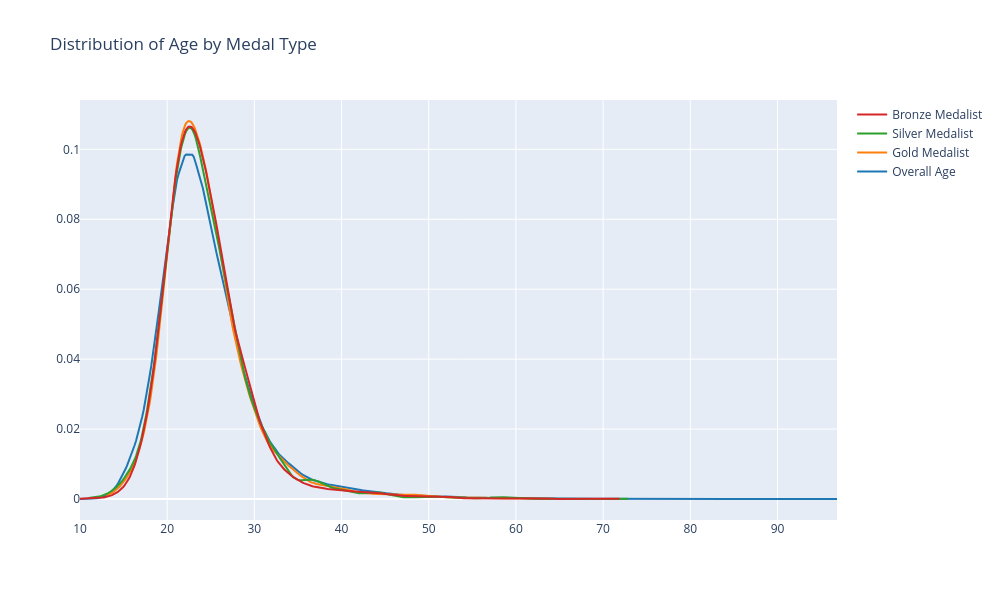

Notebook code cell kept with this figure:
### Markdown cell above
---
## 6. Athlete-wise Analysis

### Code cell
athlete_df = df.drop_duplicates(subset=['Name', 'region'])

x1 = athlete_df['Age'].dropna()
x2 = athlete_df[athlete_df['Medal'] == 'Gold']['Age'].dropna()
x3 = athlete_df[athlete_df['Medal'] == 'Silver']['Age'].dropna()
x4 = athlete_df[athlete_df['Medal'] == 'Bronze']['Age'].dropna()

fig = ff.create_distplot(
    [x1, x2, x3, x4],
    ['Overall Age', 'Gold Medalist', 'Silver Medalist', 'Bronze Medalist'],
    show_hist=False, show_rug=False
)
fig.update_layout(title='Distribution of Age by Medal Type',
                  autosize=False, width=1000, height=600)
fig.show()

### Figure 1 — Plotly figure (JSON) as saved in the notebook; plotly's stock layout.template omitted (floating-point values rounded to 4 significant figures; data arrays with more than 128 entries replaced by an {"elided": "..."} marker saying what was removed)
{"data": [{"legendgroup": "Overall Age", "marker": {"color": "rgb(31, 119, 180)"}, "mode": "lines", "name": "Overall Age", "showlegend": true, "type": "scatter", "x": {"elided": "500 float values"}, "xaxis": "x", "y": {"elided": "500 float values"}, "yaxis": "y"}, {"legendgroup": "Gold Medalist", "marker": {"color": "rgb(255, 127, 14)"}, "mode": "lines", "name": "Gold Medalist", "showlegend": true, "type": "scatter", "x": {"elided": "500 float values"}, "xaxis": "x", "y": {"elided": "500 float values"}, "yaxis": "y"}, {"legendgroup": "Silver Medalist", "marker": {"color": "rgb(44, 160, 44)"}, "mode": "lines", "name": "Silver Medalist", "showlegend": true, "type": "scatter", "x": {"elided": "500 float values"}, "xaxis": "x", "y": {"elided": "500 float values"}, "yaxis": "y"}, {"legendgroup": "Bronze Medalist", "marker": {"color": "rgb(214, 39, 40)"}, "mode": "lines", "name": "Bronze Medalist", "showlegend": true, "type": "scatter", "x": {"elided": "500 float values"}, "xaxis": "x", "y": {"elided": "500 float values"}, "yaxis": "y"}], "layout": {"autosize": false, "barmode": "overlay", "height": 600, "hovermode": "closest", "legend": {"traceorder": "reversed"}, "title": {"text": "Distribution of Age by Medal Type"}, "width": 1000, "xaxis": {"anchor": "y2", "domain": [0, 1], "zeroline": false}, "yaxis": {"anchor": "free", "domain": [0, 1], "position": 0}}}
